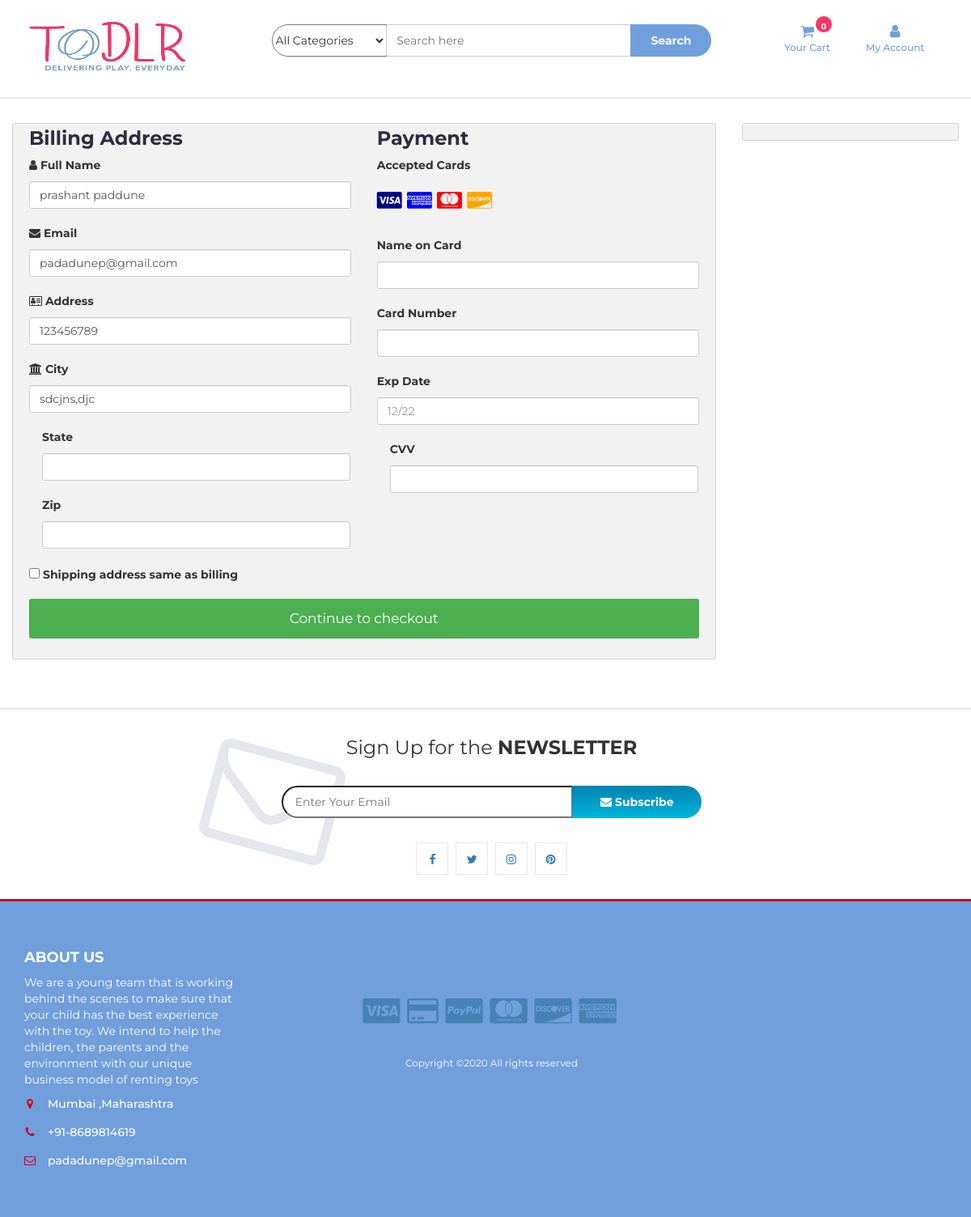
The page /checkout.php (signed in) on the database its author committed.
### tables this page shows
CREATE TABLE `user_info` (
  `user_id` int(10) NOT NULL,
  `first_name` varchar(100) NOT NULL,
  `last_name` varchar(100) NOT NULL,
  `email` varchar(300) NOT NULL,
  `password` varchar(300) NOT NULL,
  `mobile` varchar(10) NOT NULL,
  `address1` varchar(300) NOT NULL,
  `address2` varchar(11) NOT NULL
);

### checkout.php (the view, shortened to what this page needs)
<?php
include "header.php";
?>
<section class="section">
	<div class="container-fluid">
		<div class="row-checkout">
		<?php
		if(isset($_SESSION["uid"])){
			$sql = "SELECT * FROM user_info WHERE user_id='$_SESSION[uid]'";
			$query = mysqli_query($con,$sql);
			$row=mysqli_fetch_array($query);
		echo'
			<div class="col-75">
				<div class="container-checkout">
				<form id="checkout_form" action="checkout_process.php" method="POST" class="was-validated">
					<div class="row-checkout">
					<div class="col-50">
						<h3>Billing Address</h3>
						<label for="fname"><i class="fa fa-user" ></i> Full Name</label>
						<input type="text" id="fname" class="form-control" name="firstname" pattern="^[a-zA-Z ]+$"  value="'.$row["first_name"].' '.$row["last_name"].'">
						<label for="email"><i class="fa fa-envelope"></i> Email</label>
						<input type="text" id="email" name="email" class="form-control" pattern="^[_a-z0-9-]+(\.[_a-z0-9-]+)*@[a-z0-9]+(\.[a-z]{2,4})$" value="'.$row["email"].'" required>
						<label for="adr"><i class="fa fa-address-card-o"></i> Address</label>
						<input type="text" id="adr" name="address" class="form-control" value="'.$row["address1"].'" required>
						<label for="city"><i class="fa fa-institution"></i> City</label>
						<input type="text" id="city" name="city" class="form-control" value="'.$row["address2"].'" pattern="^[a-zA-Z ]+$" required>
						<div class="row">
						<div class="col-50">
							<label for="state">State</label>
							<input type="text" id="state" name="state" class="form-control" pattern="^[a-zA-Z ]+$" required>
						</div>
						<div class="col-50">
							<label for="zip">Zip</label>
							<input type="text" id="zip" name="zip" class="form-control" pattern="^[0-9]{6}(?:-[0-9]{4})?$" required>
						</div>
						</div>
					</div>
					<div class="col-50">
						<h3>Payment</h3>
						<label for="fname">Accepted Cards</label>
						<div class="icon-container">
						<i class="fa fa-cc-visa" style="color:navy;"></i>
						<i class="fa fa-cc-amex" style="color:blue;"></i>
						<i class="fa fa-cc-mastercard" style="color:red;"></i>
						<i class="fa fa-cc-discover" style="color:orange;"></i>
						</div>
						<label for="cname">Name on Card</label>
						<input type="text" id="cname" name="cardname" class="form-control" pattern="^[a-zA-Z ]+$" required>
						<div class="form-group" id="card-number-field">
                        <label for="cardNumber">Card Number</label>
                        <input type="text" class="form-control" id="cardNumber" name="cardNumber" required>
                    </div>
						<label for="expdate">Exp Date</label>
						<input type="text" id="expdate" name="expdate" class="form-control" pattern="^((0[1-9])|(1[0-2]))\/(\d{2})$" placeholder="12/22"required>
						<div class="row">
						<div class="col-50">
							<div class="form-group CVV">
								<label for="cvv">CVV</label>
								<input type="text" class="form-control" name="cvv" id="cvv" required>
						</div>
						</div>
					</div>
					</div>
					</div>
					<label><input type="CHECKBOX" name="q" class="roomselect" value="conform" required> Shipping address same as billing
					</label>';
					$total=0;
					$total_count=$_POST['total_count'];
				echo'
				<input type="hidden" name="total_count" value="'.$total_count.'">
					<input type="hidden" name="total_price" value="'.$total.'">
					<input type="submit" id="submit" value="Continue to checkout" class="checkout-btn">
				</form>
				</div>
			</div>
			';
		}else{
			echo"<script>window.location.href = 'cart.php'</script>";
		}
		?>
			<div class="col-25">
				<div class="container-checkout">
				</div>
			</div>
		</div>
	</div>
</section>
		<div id="newsletter" class="section">
			<div class="container">
				<div class="row">
					<div class="col-md-12">
						<div class="newsletter">
							<p>Sign Up for the <strong>NEWSLETTER</strong></p>
							<form >
								<input class="input" type="email" placeholder="Enter Your Email">
								<button class="newsletter-btn"><i class="fa fa-envelope"></i> Subscribe</button>
							</form>
							<ul class="newsletter-follow">
								<li>
									<a href="#"><i class="fa fa-facebook"></i></a>
								</li>
								<li>
									<a href="#"><i class="fa fa-twitter"></i></a>
								</li>
								<li>
									<a href="#"><i class="fa fa-instagram"></i></a>
								</li>
								<li>
									<a href="#"><i class="fa fa-pinterest"></i></a>
								</li>
							</ul>
						</div>
					</div>
				</div>
			</div>
		</div>
<?php
include "footer.php";
?>

### css/style.css (style rules this page uses)
body { font-family: 'Montserrat', sans-serif; font-weight: 400; }
h1, h2, h3, h4, h5, h6 { color: #2B2D42; font-weight: 700; margin: 0 0 10px; }
a { font-weight: 500; -webkit-transition: 0.2s color; transition: 0.2s color; }
ul, ol { margin: 0; padding: 0; list-style: none }
.input { height: 40px; padding: 0px 15px; background-color: #FFF; width: 100%; }
.section { padding-top: 30px; padding-bottom: 30px; }
#newsletter.section { border-top: 2px solid #E4E7ED; border-bottom: 3px solid #D10024; margin-top: 30px; }
.newsletter { text-align: center; }
.newsletter p { font-size: 24px; }
.newsletter form { position: relative; max-width: 520px; margin: 30px auto; }
.newsletter form:after { content: "\f003"; font-family: FontAwesome; position: absolute; font-size: 160px; color: #E4E7ED; top: 15px; -webkit-transform: translateY(-50%) rotate(15deg); -ms-transform: translateY(-50%) rotate(15deg); transform: translateY(-50%) rotate(15deg); z-index: -1; left: -90px; }
.newsletter form .input { width: calc(100% - 160px); margin-right: -4px; border-radius: 40px 0px 0px 40px; }
.newsletter form .newsletter-btn { width: 160px; height: 40px; font-weight: 700; background: #00B4DB; background: -webkit-linear-gradient(to bottom, #0083B0, #00B4DB); background: linear-gradient(to bottom, #0083B0, #00B4DB); color: #FFF; border: none; border-radius: 0px 40px 40px 0px; }
.newsletter .newsletter-follow { text-align: center; }
.newsletter .newsletter-follow li { display: inline-block; margin-right: 5px; }
.newsletter .newsletter-follow li:last-child { margin-right: 0px; }
.newsletter .newsletter-follow li a { position: relative; display: block; width: 40px; height: 40px; text-align: center; line-height: 40px; border: 1px solid #E4E7ED; background-color: #FFF; -webkit-transition: 0.2s all; transition: 0.2s all; }

### checkout.php (style rules this page uses)
.row-checkout { display: -ms-flexbox; display: flex; -ms-flex-wrap: wrap; flex-wrap: wrap; margin: 0 -16px; }
.col-25 { -ms-flex: 25%; flex: 25%; }
.col-50 { -ms-flex: 50%; flex: 50%; }
.col-75 { -ms-flex: 75%; flex: 75%; }
.col-25, .col-50, .col-75 { padding: 0 16px; }
.container-checkout { background-color: #f2f2f2; padding: 5px 20px 15px 20px; border: 1px solid lightgrey; border-radius: 3px; }
input[type=text] { width: 100%; margin-bottom: 20px; padding: 12px; border: 1px solid #ccc; border-radius: 3px; }
label { margin-bottom: 10px; display: block; }
.icon-container { margin-bottom: 20px; padding: 7px 0; font-size: 24px; }
.checkout-btn { background-color: #4CAF50; color: white; padding: 12px; margin: 10px 0; border: none; width: 100%; border-radius: 3px; cursor: pointer; font-size: 17px; }

### rows shown on the page
user_info: firstname "prashant paddune", email "padadunep@gmail.com", address "123456789", city "sdcjns,djc"
